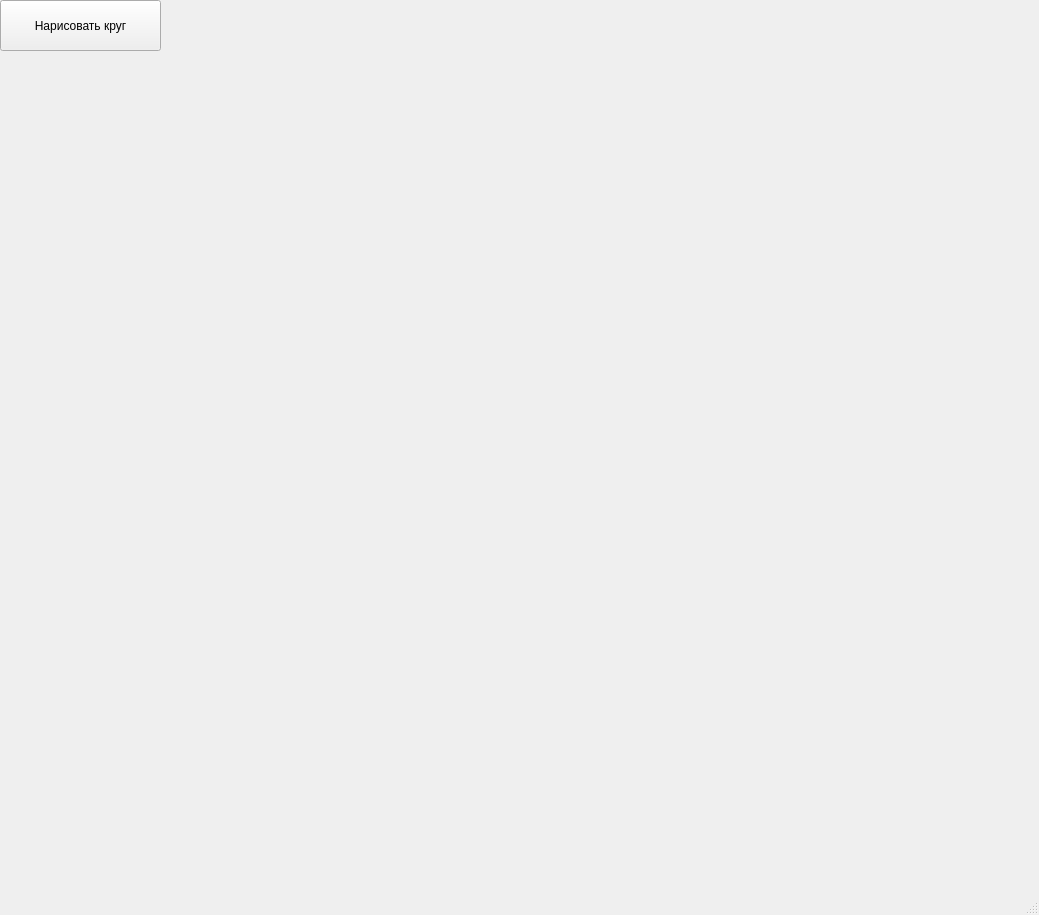
<?xml version="1.0" encoding="UTF-8"?>
<ui version="4.0">
 <class>MainWindow</class>
 <widget class="QMainWindow" name="MainWindow">
  <property name="geometry">
   <rect>
    <x>0</x>
    <y>0</y>
    <width>1039</width>
    <height>915</height>
   </rect>
  </property>
  <property name="windowTitle">
   <string>MainWindow</string>
  </property>
  <widget class="QWidget" name="centralwidget">
   <widget class="QPushButton" name="addCircleButton">
    <property name="geometry">
     <rect>
      <x>0</x>
      <y>0</y>
      <width>161</width>
      <height>51</height>
     </rect>
    </property>
    <property name="text">
     <string>Нарисовать круг</string>
    </property>
   </widget>
  </widget>
  <widget class="QMenuBar" name="menubar">
   <property name="geometry">
    <rect>
     <x>0</x>
     <y>0</y>
     <width>1039</width>
     <height>26</height>
    </rect>
   </property>
  </widget>
  <widget class="QStatusBar" name="statusbar"/>
 </widget>
 <resources/>
 <connections/>
</ui>
